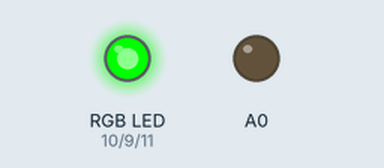
Bench run of a program on a simulated Arduino Uno, built with avr-gcc and run on an emulated ATmega328P. On the bench: an RGB LED mixed from three pins (HIGH = lit), output pins drawn as LEDs (lit = HIGH).

Above: at 1.0 s.
At 3.0 s:
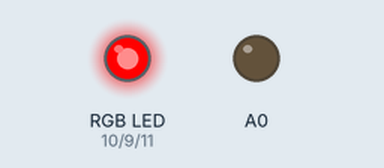
At 5.0 s:
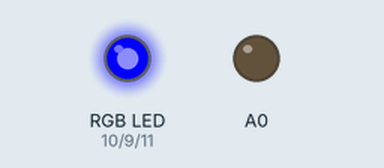
At 7.0 s:
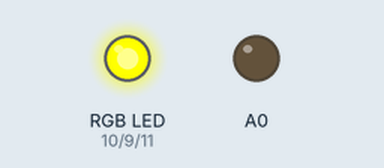
At 9.0 s:
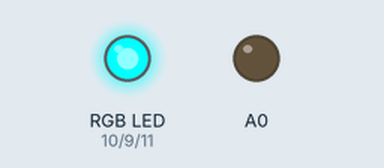
At 11.0 s:
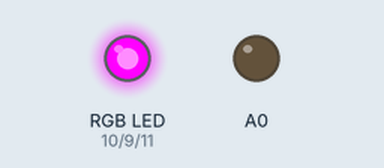
Timing chart, 0 to 15.6 s (numbered marks = the images above):
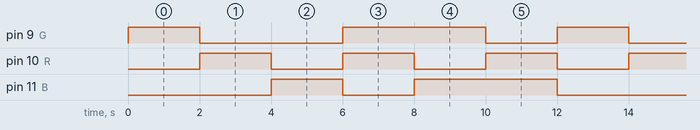

Measured:
- by itself, pin 9 (G): repeats every 12.0 s: LOW 4.0 s, HIGH 4.0 s, LOW 2.0 s, HIGH 2.0 s
- by itself, pin 10 (R): alternates HIGH for 2.0 s and LOW for 2.0 s
- by itself, pin 11 (B): repeats every 12.0 s: LOW 2.0 s, HIGH 4.0 s, LOW 4.0 s, HIGH 2.0 s

The program:

main.cpp
```cpp
/*Autor: Denilson Gomes Vaz da Silva <denilsongomes@alu.ufc.br>
* Graduando em Engenharia de Computação
* Universidade Federal do Ceará - UFC
*
* Led RGB: Codigo para emitir luz de diversas cores utilizando um led RGB.
* Neste projeto foi implementado uma biblioteca para obter a emissao de
* luz nas cores desejadas de forma mais simples.
*/

//Bibliotecas
#include <Arduino.h>
#include <func.h>

//Variaveis
// Variaveis RGB em pinos com PWM
int G = 9; // Led Green (verde) no pino 9
int R = 10; // Led Red (vermelho) no pino 10
int B = 11; // Led Blue (azul) no pino 11

void setup() {
    pinMode(G, OUTPUT); //Pino led G como saida
    pinMode(R, OUTPUT); //Pino led R como saida
    pinMode(B, OUTPUT); //Pino led B como saida
    Serial.begin(9600); //Inicia comunicação serial
    pinMode(A0, OUTPUT);
}

void loop() {

    // Cores Experimentais
    /* digitalWrite(G,55); //Intensidade na cor verde
    digitalWrite(R,155); //Intensidade na cor vermelha
    digitalWrite(B,255); //Intensidade na cor azul
    delay(2000); //Espera 2 segundos */

    //Cores definidas na biblioteca "func.h"
    acendeVerde(R, G, B); //Luz na cor verde
    delay(2000); //Espera 2 segundos
    acendeVermelho(R, G, B); //Luz na cor vermelha
    delay(2000); //Espera 2 segundos
    acendeAzul(R, G, B); //Luz na cor azul
    delay(2000); //Espera 2 segundos
    acendeAmarelo(R, G, B); //Luz na cor amarelo
    delay(2000); //Espera 2 segundos
    acendeCianes(R, G, B); //Luz na cor cianes
    delay(2000); //Espera 2 segundos
    acendeMagento(R, G, B); //Luz na cor magento
    delay(2000); //Espera 2 segundos
}
```
